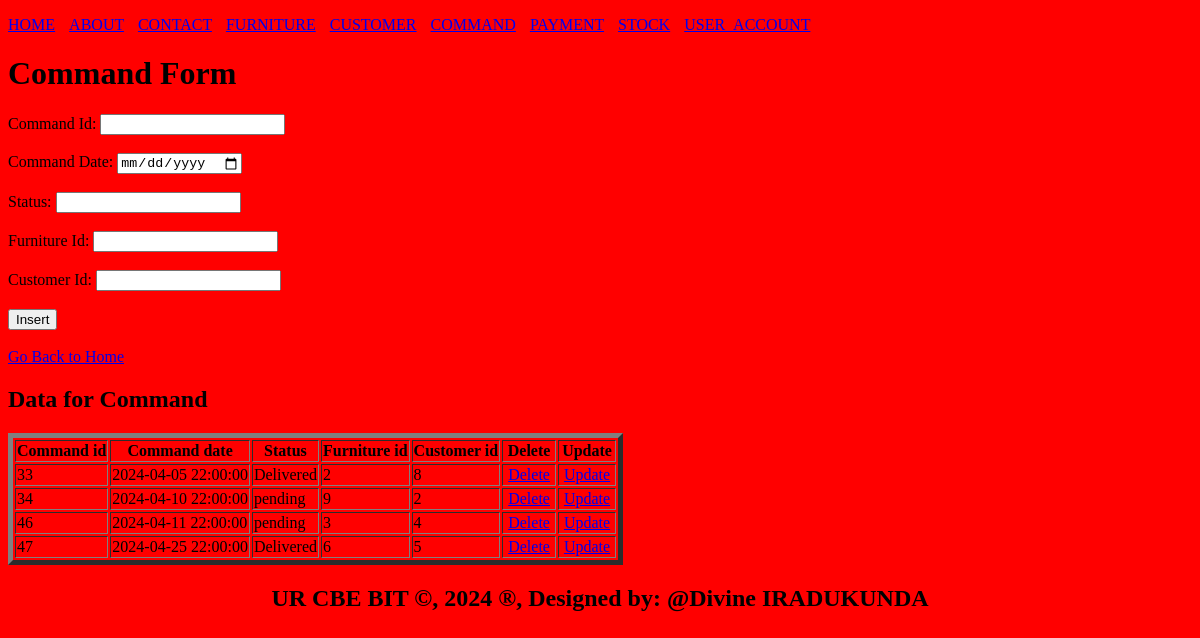
The page /command.php on the database its author committed.
### tables this page shows
CREATE TABLE `command` (
  `Command_id` int(10) NOT NULL,
  `Command_date` timestamp NOT NULL DEFAULT current_timestamp(),
  `Status` varchar(30) DEFAULT NULL,
  `Furniture_id` int(11) DEFAULT NULL,
  `Customer_id` int(11) DEFAULT NULL
);

### command.php (the view, shortened to what this page needs)
<!DOCTYPE html>
<html>
<head>
</head>
<body style="background-color: red;">
  <ul style="list-style-type: none; padding: 0;">
    <li style="display: inline; margin-right: 10px;"><a href="./home.html">HOME</a>
  </li>
    <li style="display: inline; margin-right: 10px;"><a href="./about.html">ABOUT</a>
  </li>
    <li style="display: inline; margin-right: 10px;"><a href="./contact.html">CONTACT</a>
  </li>
    <li style="display: inline; margin-right: 10px;"><a href="./furniture.php">FURNITURE</a>
  </li>
    <li style="display: inline; margin-right: 10px;"><a href="./customer.php">CUSTOMER</a>
  </li>
    <li style="display: inline; margin-right: 10px;"><a href="./command.php">COMMAND</a>
  </li>
    <li style="display: inline; margin-right: 10px;"><a href="./payment.php">PAYMENT</a>
  </li>
    <li style="display: inline; margin-right: 10px;"><a href="./stock.php">STOCK</a>
  </li>
    <li style="display: inline; margin-right: 10px;"><a href="./user_account.php">USER_ACCOUNT</a>
  </li>
  </ul>
  <form method="post" action="command.php">
    <h1>Command Form</h1>
    <label for="commandid">Command Id:</label>
    <input type="number" id="commandid" name="commandid" required><br><br>
    <label for="cdate">Command Date:</label>
    <input type="date" id="cdate" name="cdate" required><br><br>
    <label for="status">Status:</label>
    <input type="text" id="status" name="status" required><br><br>
    <label for="furnid">Furniture Id:</label>
    <input type="number" id="furnid" name="furnid" required><br><br>
    <label for="custid">Customer Id:</label>
    <input type="number" id="custid" name="custid" required><br><br>
    <input type="submit" name="add" value="Insert"><br><br>
    <a href="./home.html">Go Back to Home</a>
  </form>
  <?php
  include('databaseconnection.php');
  $sql = "SELECT * FROM command";
  $result = $connection->query($sql);
  if ($result->num_rows > 0) {
      echo "<h2>Data for Command</h2>";
      echo "<table border='5'>";
      echo "<tr>
                <th>Command id</th>
                <th>Command date</th>
                <th>Status</th>
                <th>Furniture id</th>
                <th>Customer id</th>
                <th>Delete</th>
                <th>Update</th>
            </tr>";
      while ($row = $result->fetch_assoc()) {
          $commandid = $row['Command_id'];
          echo "<tr>
                <td>" . $row['Command_id'] . "</td>
                <td>" . $row['Command_date'] . "</td>
                <td>" . $row['Status'] . "</td>
                <td>" . $row['Furniture_id'] . "</td>
                <td>" . $row['Customer_id'] . "</td>
                <td><a style='padding:4px' href='cdelete.php?Command_id=$commandid'>Delete</a></td>
                <td><a style='padding:4px' href='commupdate.php?Command_id=$commandid'>Update</a></td>
            </tr>";
      }
      echo "</table>";
  } else {
      echo "<p>No data found</p>";
  }
  ?>
  <footer>
    <center>
      <b><h2>UR CBE BIT &copy, 2024 &reg, Designed by: @Divine IRADUKUNDA</h2></b>
    </center>
  </footer>
</body>
</html>

### rows shown on the page
command: Command_id "33", Command_date "2024-04-05 22:00:00", Status "Delivered", Furniture "2", Customer "8"
command: Command_id "34", Command_date "2024-04-10 22:00:00", Status "pending", Furniture "9", Customer "2"
command: Command_id "46", Command_date "2024-04-11 22:00:00", Status "pending", Furniture "3", Customer "4"
command: Command_id "47", Command_date "2024-04-25 22:00:00", Status "Delivered", Furniture "6", Customer "5"
